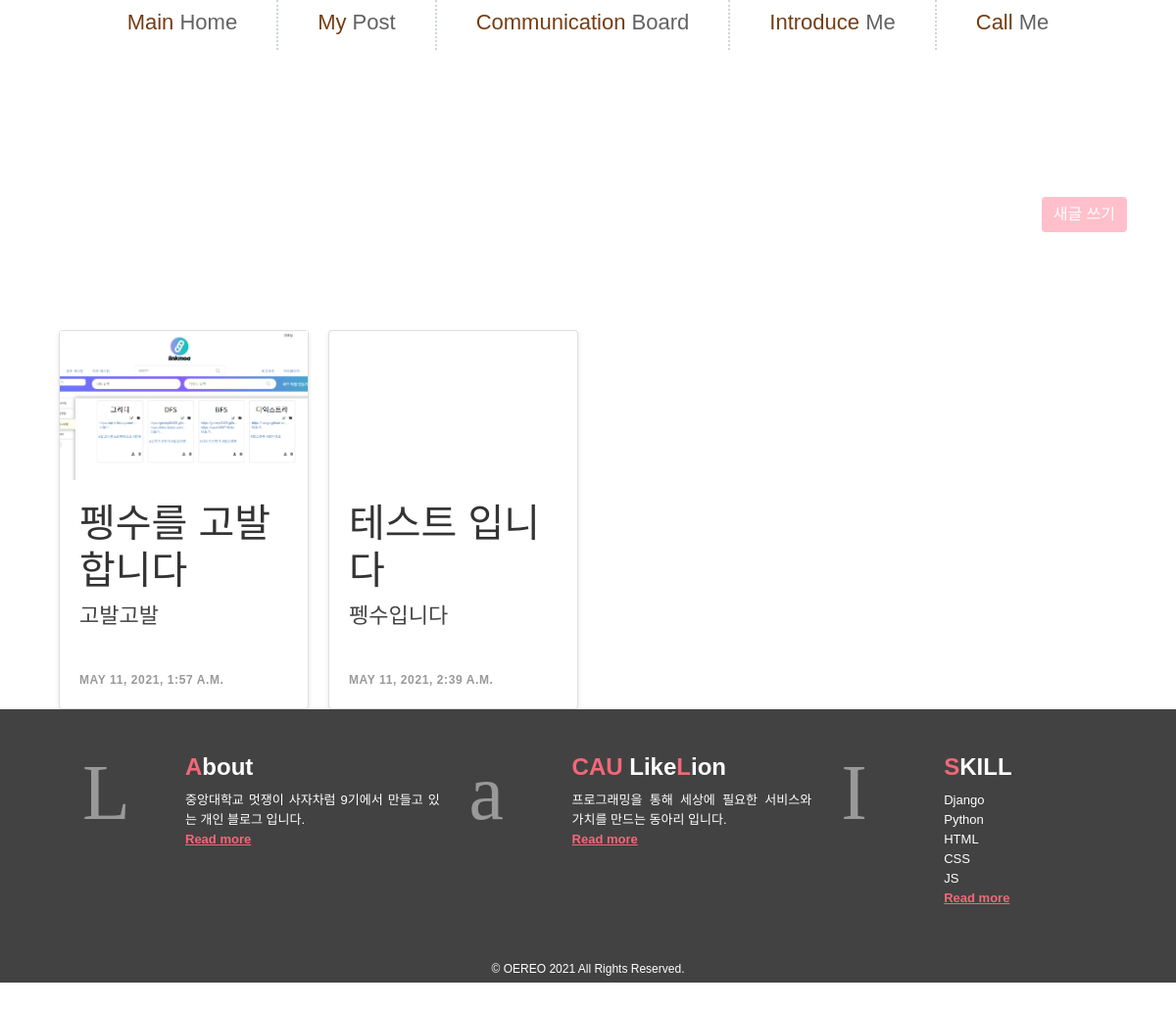
The app's page /my-post, older data.
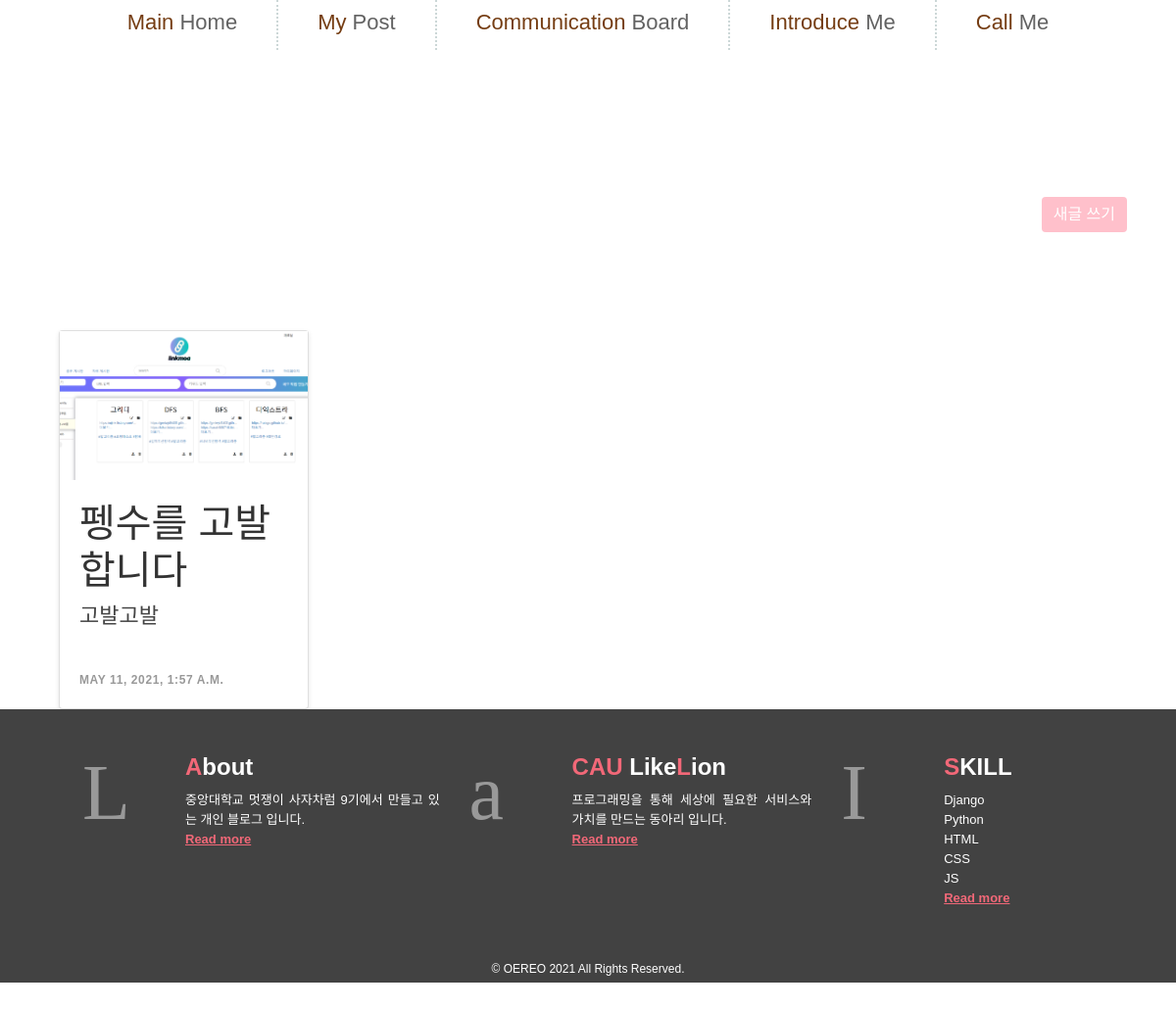
The same page, newer data.
### blog/models.py (models this page shows, shortened)
class Post(models.Model):
    PUBLIC = 'public'
    PRIVATE = 'private'
    MY = 'my'
    SHOW_TYPES = [
        (PUBLIC, 'PUBLIC'),
        (PRIVATE, 'PRIVATE'),
        (MY, 'MY'),
    ]
    title = models.CharField(max_length=50, help_text='제목')
    show = models.CharField(max_length=10, choices=SHOW_TYPES, default=PUBLIC, help_text='post_type')
    body = models.TextField(help_text='내용')
    datetime = models.DateTimeField(default=timezone.now, help_text='작성시간')
    image = models.ImageField(upload_to='images/', blank=True, null=True)

### blog/views.py (the view)
# urls.py: path('my-post', blog.views.my_post, name="myPost"),
def my_post(request):
    post_list = Post.objects.all()
    return render(request, 'myPost.html', {"post_list" : post_list})

### blog/templates/myPost.html (shortened to what this page needs)
{% extends 'base.html' %}
{% block mainContent %}
<div class="my-post-align">
    <button type="button" class="btn btn-primary"
        style="background-color:pink; border: None; float: right; margin:50px 50px 100px 0" data-bs-toggle="modal"
        data-bs-target="#exampleModal" data-bs-whatever="@mdo">새글 쓰기</button>
</div>
<div class="band">
    {% for post in post_list %}
    <div class="item-2">
        <a href="{% url 'post-detail' post.id %}" class="card">
            {% if post.image %}
            <div class="thumb"
                style="background-image: url({{ post.image.url }})">
            </div>
            {% else %}
            <div class="thumb"
                style="background-image: url(https://s3-us-west-2.amazonaws.com/s.cdpn.io/210284/flex-5.jpg);">
            </div>
            {% endif %}
            <article>
                <h1>{{post.title}}</h1>
                <p>{{post.body}}</p>
                <span>{{post.datetime}}</span>
            </article>
        </a>
    </div>
    {% endfor %}
</div>
{% endblock %}

### myblog/templates/base.html (shortened to what this page needs)
{% load static %}
<!DOCTYPE html>
<html lang="en">
<head>
    <link rel="stylesheet" href="{% static 'css/springFall.css' %}">
    <link rel="stylesheet" href="{% static 'css/card.css' %}">
    <link rel="stylesheet" href="{% static 'css/mainBlog.css' %}">
    <link rel="stylesheet" href="{% static 'css/blogNavbar.css' %}">
    <link rel="stylesheet" href="{% static 'css/footer.css' %}">
    <link rel="stylesheet" href="{% static 'css/dog.css' %}">
    <link rel="stylesheet" href="{% static 'css/myPost.css' %}">
    <link rel="stylesheet" href="{% static 'css/nonePostCharacter.css' %}">
    <link href="https://cdn.jsdelivr.net/npm/bootstrap@5.0.0/dist/css/bootstrap.min.css" rel="stylesheet"
>
</head>
<body>
    <div class="main-container">
        <ul class="menu">
            <li class="menu__item">
                <a href="/" class="menu__link">
                    <span class="menu__title">
                        <span class="menu__first-word" data-hover="Main">
                            Main
                        </span>
                        <span class="menu__second-word" data-hover="Home">
                            Home
                        </span>
                    </span>
                </a>
            </li>
            <li class="menu__item">
                <a href="{% url 'myPost' %}" class="menu__link">
                    <span class="menu__title">
                        <span class="menu__first-word" data-hover="My">
                            My
                        </span>
                        <span class="menu__second-word" data-hover="Post">
                            Post
                        </span>
                    </span>
                </a>
            </li>
            <li class="menu__item">
                <a href="#" class="menu__link">
                    <span class="menu__title">
                        <span class="menu__first-word" data-hover="Communication">
                            Communication
                        </span>
                        <span class="menu__second-word" data-hover="Board">
                            Board
                        </span>
                    </span>
                </a>
            </li>
            <li class="menu__item">
                <a href="#" class="menu__link">
                    <span class="menu__title">
                        <span class="menu__first-word" data-hover="Introduce">
                            Introduce
                        </span>
                        <span class="menu__second-word" data-hover="Me">
                            Me
                        </span>
                    </span>
                </a>
            </li>
            <li class="menu__item">
                <a href="#" class="menu__link">
                    <span class="menu__title">
                        <span class="menu__first-word" data-hover="Call">
                            Call
                        </span>
                        <span class="menu__second-word" data-hover="Me">
                            Me
                        </span>
                    </span>
                </a>
            </li>
        </ul>
        {% block mainContent %}
        {% endblock %}
        <footer>
            <ul>
                <li>
                    <div class="icon" data-icon="L"></div>
                    <div class="text">
                        <h4><span class="footer-point-color">A</span>bout</h4>
                        <div>중앙대학교 멋쟁이 사자차럼 9기에서 만들고 있는 개인 블로그 입니다.<br><a href="#"> Read more </a></div>
                    </div>
                </li>
                <li>
                    <div class="icon" data-icon="a"></div>
                    <div class="text">
                        <h4><span class="footer-point-color">CAU</span> Like<span class="footer-point-color">L</span>ion
                        </h4>
                        <div>프로그래밍을 통해 세상에 필요한 서비스와 가치를 만드는 동아리 입니다.<br>
                            <a href="#"> Read more</a></div>
                    </div>
                </li>
                <li>
                    <div class="icon" data-icon="I"></div>
                    <div class="text">
                        <h4><span class="footer-point-color">S</span>KILL</h4>
                        <div>
                            <div>Django</div>
                            <div>Python</div>
                            <div>HTML</div>
                            <div>CSS</div>
                            <div>JS</div>
                            <a href="#"> Read more</a>
                        </div>
                    </div>
                </li>
            </ul>
            <div class="bar">
                <div class="bar-wrap">
                    <div class="copyright">&copy; OEREO 2021 All Rights Reserved.</div>
                </div>
            </div>
        </footer>
    </div>
</body>
</html>

### blog/static/css/card.css (style rules this page uses)
.band { width: 90%; max-width: 1240px; margin: 0 auto; background: #fff; display: grid; position: relative; grid-template-columns: 1fr; grid-template-rows: auto; grid-gap: 20px; }
@media only screen and (min-width: 500px) { .band { grid-template-columns: 1fr 1fr; } }
@media only screen and (min-width: 850px) { .band { grid-template-columns: 1fr 1fr 1fr 1fr; } }
.card { min-height: 100%; background: white; box-shadow: 0 2px 5px rgba(0,0,0,0.1); display: flex; flex-direction: column; text-decoration: none; color: #444; position: relative; top: 0; transition: all .1s ease-in; }
.card article { padding: 20px; display: flex; flex: 1; justify-content: space-between; flex-direction: column; }
.card .thumb { padding-bottom: 60%; background-size: cover; background-position: center center; }
.card p { flex: 1; line-height: 1.4; }
h1 { font-size: 20px; margin: 0; color: #333; }
.card span { font-size: 12px; font-weight: bold; color: #999; text-transform: uppercase; letter-spacing: .05em; margin: 2em 0 0 0; }

### blog/static/css/mainBlog.css (style rules this page uses)
* { box-sizing: border-box; }

### blog/static/css/blogNavbar.css (style rules this page uses)
body { display: flex; height: 100vh; background: #fefefe; margin: 0; }
a { outline: 0; text-decoration: none; }
.main-container { width: 100%; font-family: 'Pathway Gothic One', sans-serif; font-size: 22px; }
.menu { display: flex; justify-content: center; max-width: 1150px; margin: 0 auto; padding-left: 0; }
.menu__item { display: inline-block; white-space: nowrap; }
.menu__item:last-child .menu__link { border-right: 0; }
.menu__link { display: block; padding: 6px 30px 3px; border-right: 2px dotted #ccd7d7; }
@media screen and (min-width: 768px) { .menu__link { padding: 6px 40px 3px; } }
.menu__title { display: inline-block; overflow: hidden; }
.menu__first-word, .menu__second-word { display: inline-block; position: relative; transition: transform 0.3s; }
.menu__first-word::before, .menu__second-word::before { position: absolute; content: attr(data-hover); }
.menu__first-word { color: #753d13; }
.menu__first-word::before { top: 105%; color: #626262; }
.menu__second-word { color: #626262; }
.menu__second-word::before { bottom: 105%; color: #753d13; }

### blog/static/css/footer.css (style rules this page uses)
* { margin: 0; padding: 0; }
[data-icon]:before { font-family: 'zocial'; content: attr(data-icon); -webkit-font-smoothing: antialiased; }
footer { background-color : #424242; position: relative; z-index: 1; }
footer > ul { list-style: none outside none; margin-left: 7%; max-width: 1200px; overflow: hidden; padding: 25px 0 7px 0; position: relative; width: 95%; }
footer > ul li { float: left; padding: 20px 15px; width: 33.3%; box-sizing:border-box; -webkit-box-sizing:border-box; -moz-box-sizing:border-box; }
footer > ul li:first-child { padding-left: 0; }
footer > ul li:nth-child(3) { padding-right: 0; }
footer > ul li .icon { color: #999999; float: left; font-size: 80px; line-height: 80px; }
footer > ul li .text { color: #ffffff; font-size: 13px; line-height: 20px; margin-left: 105px; position: relative; text-align: justify; }
.text h4 { color: #ffffff; font-size: 24px; font-weight: bold; margin-bottom: 10px; }
.text a { border-bottom: 1px dotted transparent; color: #f26878; font-weight: bold; }
footer .bar { background-color: #424242; padding: 5px 0; text-align: center; }
footer .bar-wrap { font-size: 12px; margin: 0 auto; text-align: center; max-width: 1200px; position: relative; width: 95%; }
.copyright { color: #ffffff; margin-top: 5px; }
.footer-point-color { color: #f26878; }

### blog/static/css/myPost.css (style rules this page uses)
.my-post-align { margin: 100px 0 0 0; }

### blog/static/css/nonePostCharacter.css (style rules this page uses)
a { text-decoration:none;cursor:pointer }
html,body,div,span,applet,object,iframe,h1,h2,h3,h4,h5,h6,p,blockquote,pre,a,abbr,acronym,address,big,cite,code,del,dfn,em,img,ins,kbd,q,s,samp,small,strike,strong,sub,sup,tt,var,b,u,i,center,dl,dt,dd,ol,ul,li,fieldset,form,label,legend,table,caption,tbody,tfoot,thead,tr,th,td,article,aside,canvas,details,embed,figure,figcaption,footer,header,hgroup,menu,nav,output,ruby,section,summary,time,mark,audio,video { margin:0;padding:0;border:0;font:inherit;font-size:100%;vertical-align:baseline }
html,body { overflow-X:hidden }

Row changes from the older to the newer data that the page shows:
removed Post: title "테스트 입니다", body "펭수입니다", datetime "MAY 11, 2021, 2:39 A.M."
